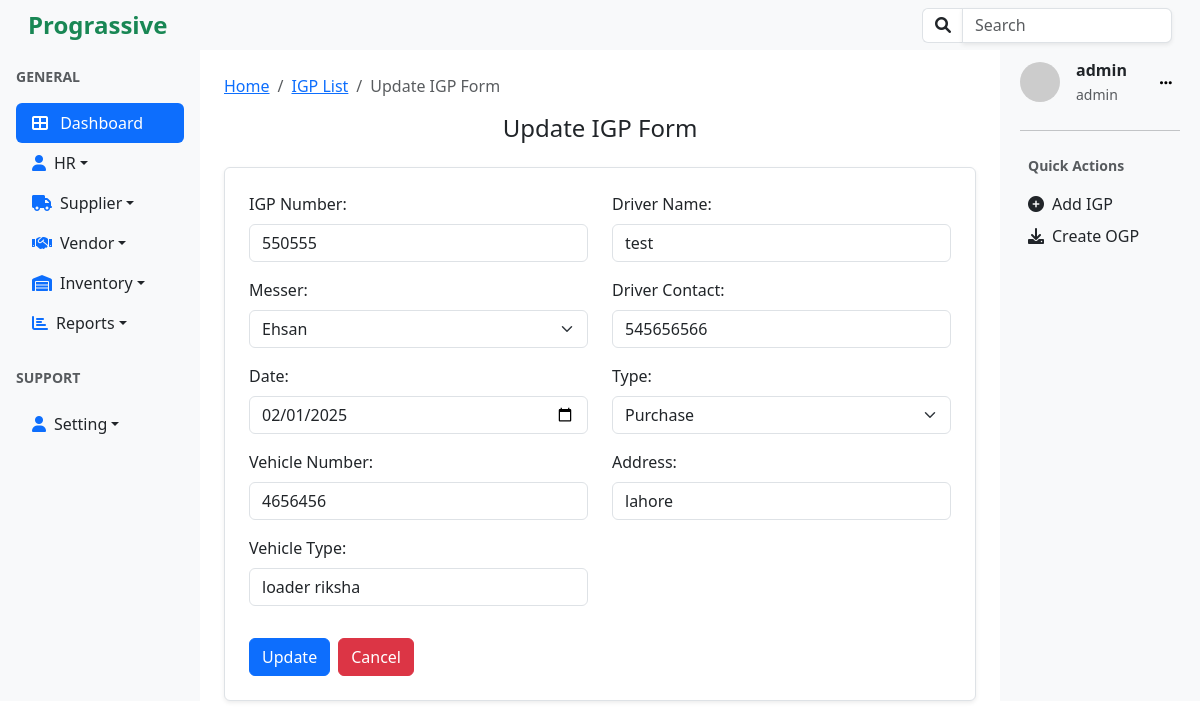
Screenshot of /igp/udpate/23/ (signed in) with the database file from the repository.
### igp/models.py (models this page shows, shortened)
class IGP(models.Model):
    igp_number = models.CharField(max_length=20, unique=True)
    messer = models.ForeignKey(Supplier,on_delete=models.CASCADE)
    date = models.DateField(default=timezone.now)
    vehicle_number = models.CharField(max_length=20, blank=True, null=True)
    vehicle_type = models.CharField(max_length=50, blank=True, null=True)
    driver_name = models.CharField(max_length=50, blank=True, null=True)
    driver_contact = models.CharField(max_length=15, blank=True, null=True)
    category=models.ForeignKey(Category, on_delete=models.CASCADE)
    address=models.CharField(max_length=100, null=False, blank=False)
    created_by = models.ForeignKey(User, on_delete=models.CASCADE, null=True, blank=True)
    created_at = models.DateTimeField(auto_now_add=True, null=True, blank=True )
    updated_at = models.DateTimeField(auto_now=True, null=True, blank=True)

### suppliers/models.py (models this page shows, shortened)
class Supplier(models.Model):
    name=models.CharField(max_length=20, blank=False, unique=True)
    phone=models.CharField(max_length=15)
    address =models.CharField(max_length=100, blank=True, null=True)

### categories/models.py (models this page shows, shortened)
class Category(models.Model):
    name=models.CharField(max_length=30, null=False, blank=False, unique=True)
    description = models.TextField(null=True, blank=True)

### accounts/models.py (models this page shows, shortened)
class User(AbstractUser):
    role = models.ForeignKey(Role, on_delete=models.SET_NULL, null=True, blank=True)

class Role(models.Model):
    ADMIN = 'admin'
    HR = 'hr'
    STAFF = 'staff'
    ROLE_CHOICES = [
        (ADMIN, 'Admin'),
        (HR, 'HR'),
        (STAFF, 'Staff'),
    ]
    name = models.CharField(max_length=50, choices=ROLE_CHOICES, default=STAFF)
    description = models.TextField(blank=True)
    def __str__(self):
        return self.name

### utils/decorators.py (the view, shortened to what this page needs)
        def _wrapped_view(request, *args, **kwargs):
            return view_func(request, *args, **kwargs)

### igp/forms.py
class IGPForm(forms.ModelForm):
    class Meta:
        model = IGP
        fields = [
            'igp_number',
            'messer',
            'date',
            'vehicle_number',
            'vehicle_type',
            'driver_name',
            'driver_contact',
            'category',
            'address',
            ]

### igp/views.py (called while the page is built)
@login_required
@role_required('staff','hr','admin')
def update_igp(request, pk):
    igp = IGP.objects.get(id=pk)
    suppliers = Supplier.objects.all()
    categories = Category.objects.all()
    if request.method == "POST":
        form = IGPForm(request.POST, instance=igp)
        if form.is_valid():
            igp = form.save()
            igp_number = igp.igp_number
            return redirect(reverse("update_igp_items", kwargs={'igp_number': igp_number}))
        else:
            messages.error(request, "Validation Error ")
    else:
        form = IGPForm(instance=igp)
    return render(request, "edit_igp.html", {"form":form, "suppliers":suppliers, "categories":categories,"igp":igp})

### igp/templates/edit_igp.html (shortened to what this page needs)
{% extends 'base.html' %}
{% block content %}
<div class="container mt-4">
    <nav aria-label="breadcrumb">
        <ol class="breadcrumb">
            <li class="breadcrumb-item"><a href="{%url 'home'%}">Home</a></li>
            <li class="breadcrumb-item"><a href="{% url 'igp_list' %}">IGP List</a></li>
            <li class="breadcrumb-item active" aria-current="page">Update IGP Form</li>
        </ol>
    </nav>
    <div class="d-flex justify-content-center mb-3">
        <h1 class="h4">Update IGP Form</h1>
    </div>
    <form method="post" action="{% url 'update_igp' igp.id %}" class="border rounded p-4 shadow-sm bg-white">
        <div class="row">
            <div class="col-md-6">
                <div class="mb-3">
                    <label for="igp_number" class="form-label">IGP Number:</label>
                    <input type="text" name="igp_number" class="form-control" id="igp_number"
                           placeholder="Please Enter IGP Number..." value="{{ igp.igp_number }}" required>
                </div>
                <div class="mb-3">
                    <label for="messer" class="form-label">Messer:</label>
                    <select id="messer" name="messer" class="form-select" required>
                        {% for s in suppliers %}
                            <option value="{{ s.id }}" {% if igp.messer_id == s.id %}selected{% endif %}>{{ s.name }}</option>
                        {% endfor %}
                    </select>
                </div>
                <div class="mb-3">
                    <label for="date" class="form-label">Date:</label>
                    <input type="date" name="date" class="form-control" id="date" value="{{ igp.date|date:'Y-m-d' }}" required>
                </div>
                <div class="mb-3">
                    <label for="vehicle_number" class="form-label">Vehicle Number:</label>
                    <input type="text" name="vehicle_number" class="form-control" id="vehicle_number"
                           placeholder="Enter Your Vehicle Number..." value="{{ igp.vehicle_number }}">
                </div>
                <div class="mb-3">
                    <label for="vehicle_type" class="form-label">Vehicle Type:</label>
                    <input type="text" name="vehicle_type" class="form-control" id="vehicle_type"
                           placeholder="Please Enter Vehicle Type" value="{{ igp.vehicle_type }}">
                </div>
            </div>
            <div class="col-md-6">
                <div class="mb-3">
                    <label for="driver_name" class="form-label">Driver Name:</label>
                    <input type="text" name="driver_name" class="form-control" id="driver_name"
                           placeholder="Please Enter Driver Name" value="{{ igp.driver_name }}">
                </div>
                <div class="mb-3">
                    <label for="driver_contact" class="form-label">Driver Contact:</label>
                    <input type="text" name="driver_contact" class="form-control" id="driver_contact"
                           placeholder="Please Enter Driver Contact" value="{{ igp.driver_contact }}">
                </div>
                <div class="mb-3">
                    <label for="category" class="form-label">Type:</label>
                    <select id="category" name="category" class="form-select" required>
                        {% for category in categories %}
                            <option value="{{ category.id }}" {% if igp.category_id == category.id %}selected{% endif %}>
                                {{ category.name }}
                            </option>
                        {% endfor %}
                    </select>
                </div>
                <div class="mb-3">
                    <label for="address" class="form-label">Address:</label>
                    <input type="text" name="address" class="form-control" id="address" placeholder="Please Enter Address" value="{{ igp.address }}">
                </div>
            </div>
        </div>
        <div class="d-flex justify-content-start mt-3">
            <button type="submit" class="btn btn-primary me-2">Update</button>
            <button type="button" class="btn btn-danger" onclick="cancelAction()">Cancel</button>
        </div>
    </form>
</div>
{% endblock %}

### templates/right_sidebar.html (shortened to what this page needs)
<div class=" bg-light p-2">
  <div class="d-flex align-items-center mb-4 ml-2">
    <img
      src="https://ui-avatars.com/api/?name={{user.username}}"
      alt="User Avatar"
      class="rounded-circle me-3"
      width="40"
    />
    <div>
      <p class="mb-0 fw-bold">{{user.username}}</p>
      <small class="text-muted">{{user.role}}</small>
    </div>
    <div class="dropdown ms-auto">
    <button class="btn btn-light btn-sm ms-auto "  id="dropdownMenuButton" data-bs-toggle="dropdown" aria-expanded="false" style="box-shadow: none; border:1px;">
      <i class="fa fa-ellipsis-h"></i>
    </button>
</div>
  </div>
  <hr />
  <div class="mb-4 p-2">
    <p class="text-muted small fw-bold">Quick Actions</p>
    <ul class="list-unstyled">
      <li class="mb-2">
        <a href="{% url 'create_igp'%}" class="d-flex align-items-center text-dark text-decoration-none">
          <i class="fa fa-plus-circle me-2"></i> Add IGP
        </a>
      </li>
      <li>
        <a href="#" class="d-flex align-items-center text-dark text-decoration-none">
          <i class="fa fa-download me-2"></i> Create OGP
        </a>
      </li>
    </ul>
  </div>
</div>

### rows the page displays
IGP: igp_number "550555", messer "Ehsan", date "02/01/2025", vehicle_number "4656456", vehicle_type "loader riksha", driver_name "test", driver_contact "545656566", category "Purchase", address "lahore"
User: username "admin", role "admin"
